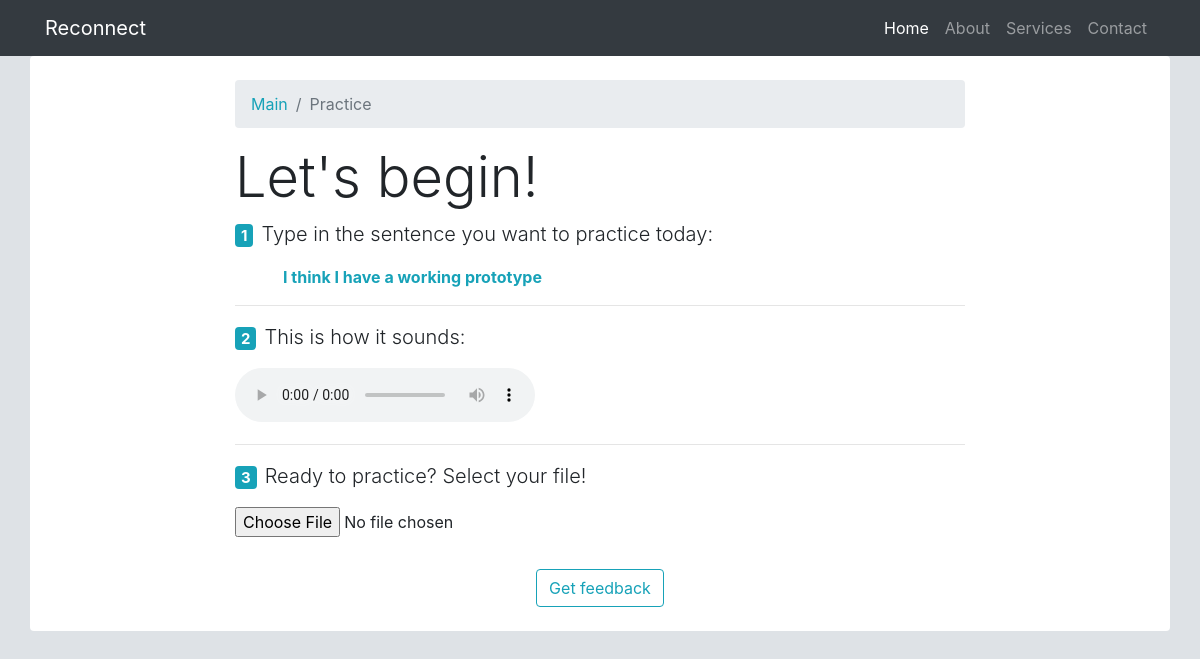
The page /practice2 on the database as committed earlier.
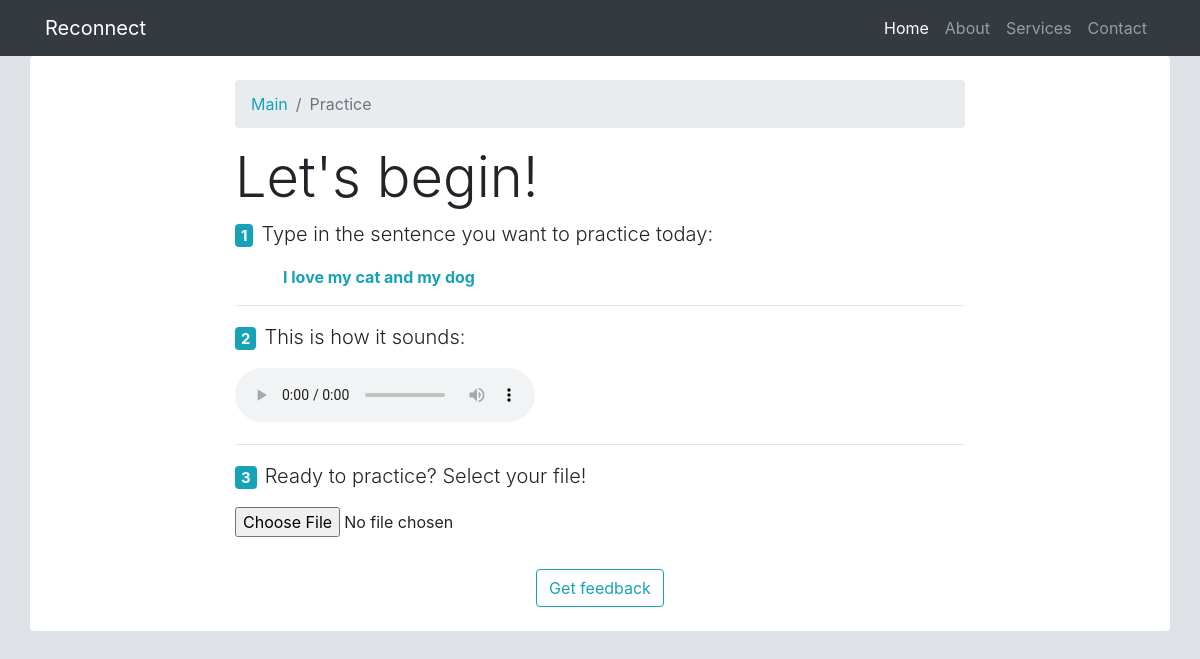
The same page on the database as committed later.
### app.py (models this page shows)
class Speech(db.Model):
    id = db.Column(db.Integer, primary_key=True)
    correct_text = db.Column(db.String())
    correct_audio_filename = db.Column(db.String())
    user_audio_location = db.Column(db.String())
    user_text = db.Column(db.String())
    def __repr__(self):
        return f"Speech('{self.id}', '{self.correct_text}', '{self.correct_audio_filename}')"

### app.py (the view, shortened to what this page needs)
@app.route("/practice2", methods=["GET", "POST"])
def practice2():
    user_form = UserSpeechForm()
    speech = Speech.query.order_by(-Speech.id).first()
    print("we got to practice2 route")
    print(speech)
    return render_template('practice2.html', correct_text=speech.correct_text, user_form=user_form, correct_sound_address=str(speech.correct_audio_filename), title="Practice - Reconnect")

### forms.py
class UserSpeechForm(FlaskForm):
    user_speech = FileField('Your recording', validators=[FileAllowed(['wav']), FileRequired()])
    submitu = SubmitField('Get feedback')

### templates/practice2.html (shortened to what this page needs)
{% extends "template.html" %}
{% block content %}
<div class="row bg-white rounded py-4">
<div class="col-md-2"></div>
<div class="col-md-8">
  <nav aria-label="breadcrumb">
    <ol class="breadcrumb">
      <li class="breadcrumb-item"><a class="text-info" href="{{ url_for('home') }}">Main</a></li>
      <li class="breadcrumb-item active" aria-current="page">Practice</li>
    </ol>
  </nav>
            <h3 class="display-4">Let's begin!</h3>
                <fieldset class="form-group  my-0 py-0">
                  <div class="form-group  my-0 py-0">
                    <strong><p class="lead"><span class="badge badge-info mr-2">1</span>Type in the sentence you want to practice today:</p></strong>
                      <p class="text-info ml-5 my-0 py-0 font-weight-bold">{{ correct_text }}</p>
                  </div>
                </fieldset>
              <hr>
              <strong><p class="lead"><span class="badge badge-info mr-2">2</span>This is how it sounds:</p></strong>
              <audio id="correct_audio" preload="auto" controls>
                <source id="correct_source" src="{{ correct_sound_address }}" type="audio/wav">
              </audio>
              <hr>
                <strong><p class="lead"><span class="badge badge-info mr-2">3</span>Ready to practice? Select your file!</p></strong>
                <form method="POST" action="" enctype="multipart/form-data">
                  <fieldset class="form-group">
                    <div class="form-group">
                      {{ user_form.user_speech(class="form-control-file") }}
                    </div>
                  </fieldset>
                  <div class="row my-0 py-0">
                    <div class="col text-center  my-0 py-0">
                        {{ user_form.submitu(class="btn btn-outline-info") }}
                    </div>
                  </div>
              </form>
              </div>
              <div class="col-md-2"></div>
              </div>
{% endblock content %}

### templates/template.html (shortened to what this page needs)
<!doctype html>
<html lang="en">
  <head>
    <link rel="stylesheet" href="https://stackpath.bootstrapcdn.com/bootstrap/4.3.1/css/bootstrap.min.css">
    <link rel="stylesheet" href="https://cdnjs.cloudflare.com/ajax/libs/font-awesome/4.7.0/css/font-awesome.min.css">
  </head>
  <body class="bg-gray-3" >
    <nav class="navbar navbar-expand-lg navbar-dark bg-dark static-top ">
    <div class="container">
      <a class="navbar-brand" href="{{ url_for('home') }}">Reconnect</a>
      <div class="collapse navbar-collapse" id="navbarResponsive">
        <ul class="navbar-nav ml-auto">
          <li class="nav-item active">
            <a class="nav-link" href="#">Home
            </a>
          </li>
          <li class="nav-item">
            <a class="nav-link" href="#">About</a>
          </li>
          <li class="nav-item">
            <a class="nav-link" href="#">Services</a>
          </li>
          <li class="nav-item">
            <a class="nav-link" href="#">Contact</a>
          </li>
        </ul>
      </div>
    </div>
  </nav>
  <main role="main" class="container">
            {% block content %}{% endblock %}
  </main>
  </body>
</html>

### templates/template.html (style rules this page uses)
.bg-gray-3 { background-color: #dee2e6!important; }

Rows that differ between the two databases and show on the page:
no longer on this page (row unchanged): Speech: correct_text "I think I have a working prototype"
added Speech: correct_text "I love my cat and my dog"
